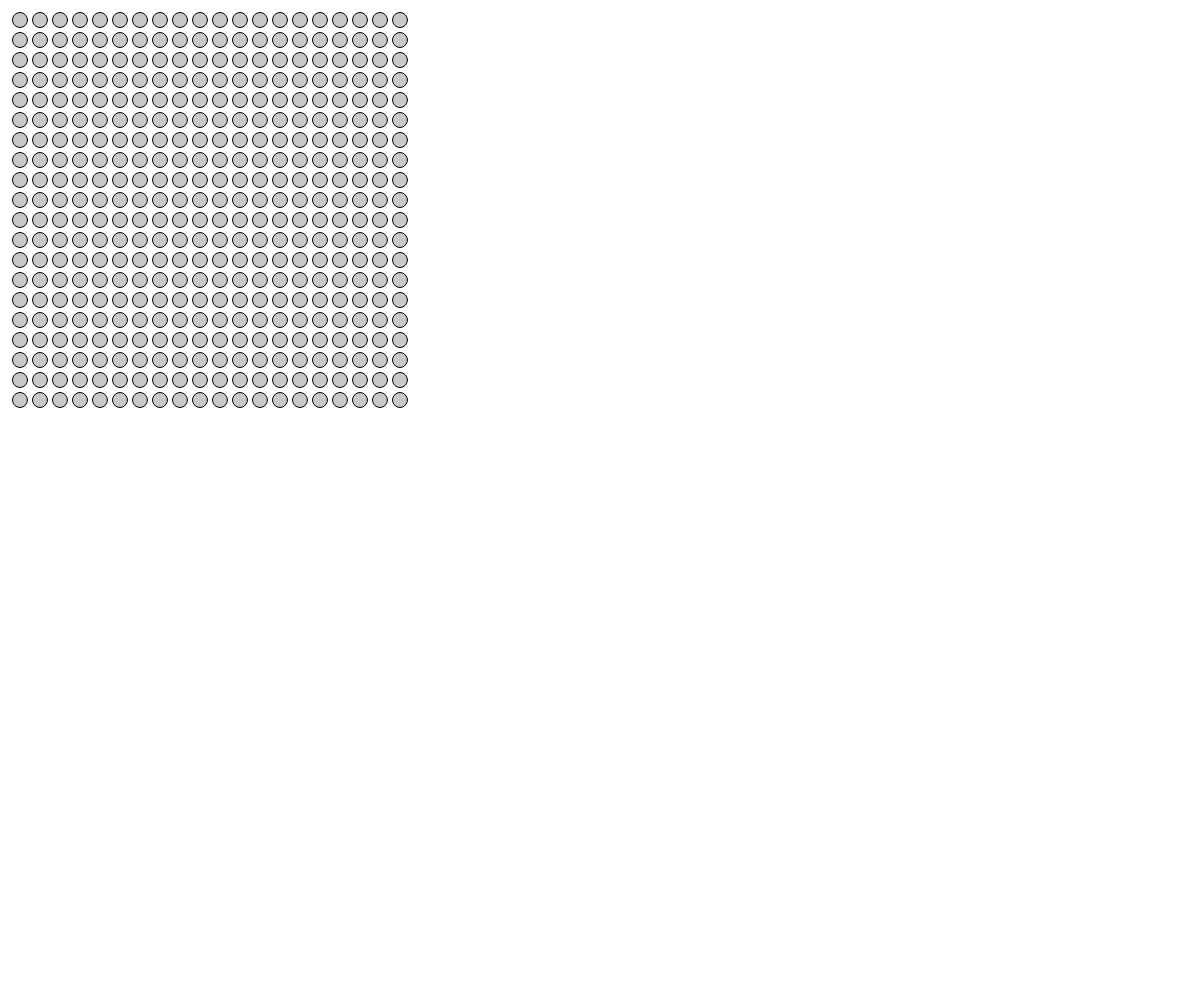
Frame 1 (no input)
Frame 60 (no input): identical to frame 1, image omitted
Frame 120 (the mouse pressed at the canvas centre since frame 60): identical to frame 1, image omitted

The p5.js sketch that drew this single still picture (run headless with seeded random() and noise() and a simulated clock; from frame 60 on, the mouse is pressed at the canvas centre):

// p5.js sketch
// ── sketch.js
let cols = 20;
let rows = 20;
let circleColors = [];

function setup() {
  createCanvas(windowWidth,windowHeight);
  for (let i = 0; i < cols * rows; i++) {
    circleColors[i] = color(200);
  }
}

function draw() {
  background(255);
  let index = 0;
  
  for (let x = 0; x < cols; x++) {
    for (let y = 0; y < rows; y++) {
      fill(circleColors[index]);
      ellipse(x * 20 + 20, y * 20 + 20, 15);
      index++;
    }
  }
}

function mousePressed() {
  let index = 0;
  for (let x = 0; x < cols; x++) {
    for (let y = 0; y < rows; y++) {
      let cx = x * 20 + 20;
      let cy = y * 20 + 20;
      if (dist(mouseX, mouseY, cx, cy) < 20) {
        circleColors[index] = color(random(255), random(255), random(255));
      }
      index++;
    }
  }
}
